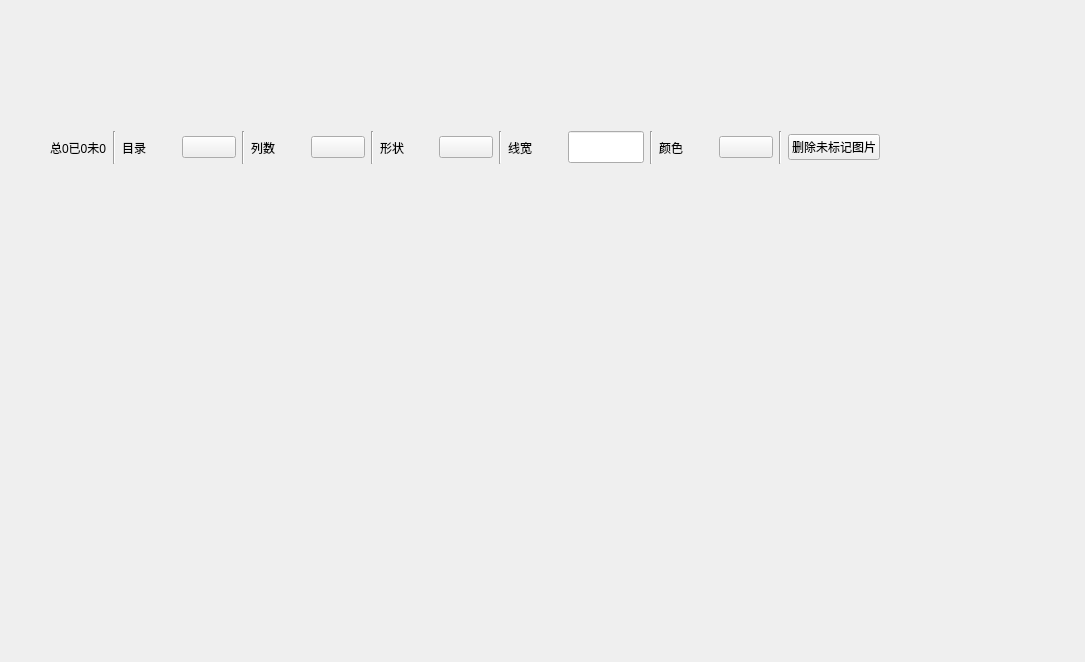
<?xml version="1.0" encoding="UTF-8"?>
<ui version="4.0">
 <class>Form</class>
 <widget class="QWidget" name="Form">
  <property name="geometry">
   <rect>
    <x>0</x>
    <y>0</y>
    <width>1085</width>
    <height>662</height>
   </rect>
  </property>
  <property name="sizePolicy">
   <sizepolicy hsizetype="Fixed" vsizetype="Fixed">
    <horstretch>0</horstretch>
    <verstretch>0</verstretch>
   </sizepolicy>
  </property>
  <property name="windowTitle">
   <string>Form</string>
  </property>
  <widget class="QGroupBox" name="groupBox">
   <property name="geometry">
    <rect>
     <x>40</x>
     <y>130</y>
     <width>850</width>
     <height>35</height>
    </rect>
   </property>
   <property name="sizePolicy">
    <sizepolicy hsizetype="Minimum" vsizetype="Minimum">
     <horstretch>0</horstretch>
     <verstretch>0</verstretch>
    </sizepolicy>
   </property>
   <property name="styleSheet">
    <string notr="true">QGroupBox { border: 1px solid transparent; }</string>
   </property>
   <property name="title">
    <string/>
   </property>
   <property name="alignment">
    <set>Qt::AlignCenter</set>
   </property>
   <property name="flat">
    <bool>false</bool>
   </property>
   <layout class="QHBoxLayout" name="horizontalLayout">
    <property name="leftMargin">
     <number>9</number>
    </property>
    <property name="topMargin">
     <number>0</number>
    </property>
    <property name="rightMargin">
     <number>9</number>
    </property>
    <property name="bottomMargin">
     <number>0</number>
    </property>
    <item>
     <widget class="BodyLabel" name="BodyLabel_5">
      <property name="text">
       <string>总0已0未0</string>
      </property>
     </widget>
    </item>
    <item>
     <widget class="Line" name="line_7">
      <property name="orientation">
       <enum>Qt::Vertical</enum>
      </property>
     </widget>
    </item>
    <item>
     <widget class="BodyLabel" name="BodyLabel_4">
      <property name="text">
       <string>目录</string>
      </property>
     </widget>
    </item>
    <item>
     <widget class="ComboBox" name="dirPath_CB"/>
    </item>
    <item>
     <widget class="Line" name="line_3">
      <property name="orientation">
       <enum>Qt::Vertical</enum>
      </property>
     </widget>
    </item>
    <item>
     <widget class="BodyLabel" name="BodyLabel">
      <property name="text">
       <string>列数</string>
      </property>
     </widget>
    </item>
    <item>
     <widget class="ComboBox" name="colNum_CB"/>
    </item>
    <item>
     <widget class="Line" name="line_4">
      <property name="orientation">
       <enum>Qt::Vertical</enum>
      </property>
     </widget>
    </item>
    <item>
     <widget class="BodyLabel" name="BodyLabel_2">
      <property name="text">
       <string>形状</string>
      </property>
     </widget>
    </item>
    <item>
     <widget class="ComboBox" name="shape_CB"/>
    </item>
    <item>
     <widget class="Line" name="line_5">
      <property name="orientation">
       <enum>Qt::Vertical</enum>
      </property>
     </widget>
    </item>
    <item>
     <widget class="BodyLabel" name="BodyLabel_6">
      <property name="text">
       <string>线宽</string>
      </property>
     </widget>
    </item>
    <item>
     <widget class="LineEdit" name="penWidth_LE">
      <property name="maximumSize">
       <size>
        <width>76</width>
        <height>32</height>
       </size>
      </property>
     </widget>
    </item>
    <item>
     <widget class="Line" name="line_8">
      <property name="orientation">
       <enum>Qt::Vertical</enum>
      </property>
     </widget>
    </item>
    <item>
     <widget class="BodyLabel" name="BodyLabel_3">
      <property name="text">
       <string>颜色</string>
      </property>
     </widget>
    </item>
    <item>
     <widget class="ComboBox" name="color_CB"/>
    </item>
    <item>
     <widget class="Line" name="line_6">
      <property name="orientation">
       <enum>Qt::Vertical</enum>
      </property>
     </widget>
    </item>
    <item>
     <widget class="PushButton" name="delUnMarkImg_PB">
      <property name="text">
       <string>删除未标记图片</string>
      </property>
     </widget>
    </item>
   </layout>
  </widget>
 </widget>
 <customwidgets>
  <customwidget>
   <class>ComboBox</class>
   <extends>QPushButton</extends>
   <header>qfluentwidgets</header>
  </customwidget>
  <customwidget>
   <class>PushButton</class>
   <extends>QPushButton</extends>
   <header>qfluentwidgets</header>
  </customwidget>
  <customwidget>
   <class>BodyLabel</class>
   <extends>QLabel</extends>
   <header>qfluentwidgets</header>
  </customwidget>
  <customwidget>
   <class>LineEdit</class>
   <extends>QLineEdit</extends>
   <header>qfluentwidgets</header>
  </customwidget>
 </customwidgets>
 <resources/>
 <connections/>
</ui>
